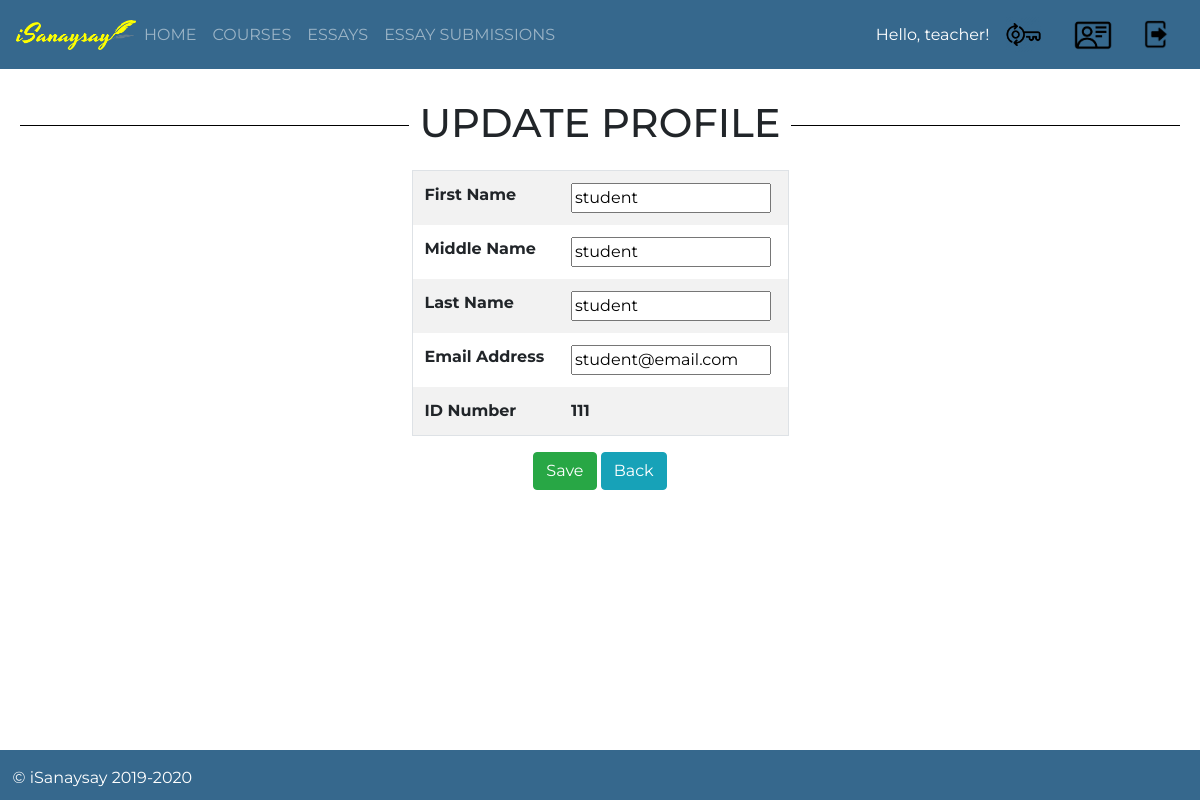
Page /isanaysay/update_profile/3 (signed in) on the earlier database version.
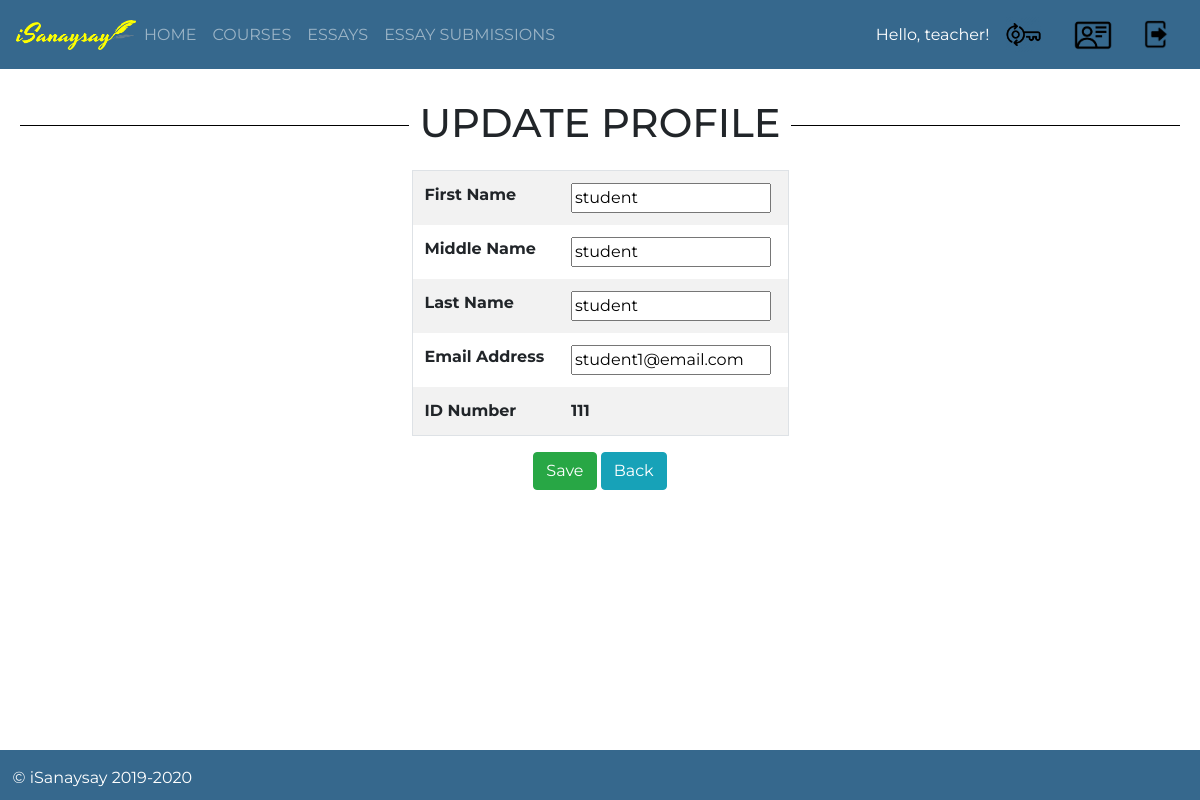
Same page on the later database version.
### users/models.py (models this page shows)
class CustomUser(AbstractUser):
    pass
    isStudent_Choices = (
        ('S', 'Student'),
        ('T', 'Teacher'),
    )
    first_name = models.CharField(verbose_name="First Name", max_length=100, default="")
    middle_name = models.CharField(verbose_name="Middle Name", max_length=100, default="")
    last_name = models.CharField(verbose_name="Last Name", max_length=100, default="")
    email_address = models.CharField(verbose_name="Email Address", max_length=100, default="some@email.com")
    id_number = models.CharField(verbose_name="ID Number", max_length=50, default="")
    isStudent = models.CharField(max_length=1,choices=isStudent_Choices, default='S', verbose_name="Student or Teacher")
    def __str__(self):
        return self.first_name + " " + self.middle_name + " " + self.last_name

### users/views.py (the view)
# urls.py: url(r'^update_profile/(?P<user_id>\d+)$', update_profile, name='update-profile'),
def update_profile(request, user_id):
    if request.user.is_authenticated:
        template = "update_profile.html"
        user = CustomUser.objects.get(id=int(user_id))
        print(user)
        if request.method == "POST":
            form = CustomUserChangeForm(request.POST, instance=user)
            print(form.is_valid())
            if form.is_valid():
                form.save()
                messages.success(request, 'The profile has been updated successfully!')
                context = {
                    'update_profile_form': CustomUserChangeForm(instance=user),
                }
        else:
            context = {
                'update_profile_form': CustomUserChangeForm(instance=user),
            }
        return render(request, template, context)
    else:
        return HttpResponseRedirect(reverse_lazy('index'))

### users/forms.py
class CustomUserChangeForm(UserChangeForm):
	class Meta:
		model = CustomUser
		fields = ('email', 'first_name', 'middle_name', 'last_name', 'id_number')
	def __init__(self, *args, **kwargs):
		super(CustomUserChangeForm, self).__init__(*args, **kwargs)
		self.fields['id_number'].widget = forms.HiddenInput()

### templates/update_profile.html (shortened to what this page needs)
{% extends 'base.html' %}
{% block content %}
	<div id="parent"><div id="child"><br/><br/><br/>
		<h1><span>UPDATE PROFILE</span></h1><br/>
		<form role="form" action="" method="POST">
			<table class="table table-bordered table-striped" style="max-width: 377px; margin-left: auto; margin-right: auto;">
				<tbody>
					<tr>
						<th style="text-align:left;">First Name</th>
						<th style="text-align:left;">{{ update_profile_form.first_name }}</th>
					</tr>
					<tr>
						<th style="text-align:left;">Middle Name</th>
						<th style="text-align:left;">{{ update_profile_form.middle_name }}</th>
					</tr>
					<tr>
						<th style="text-align:left;">Last Name</th>
						<th style="text-align:left;">{{ update_profile_form.last_name }}</th>
					</tr>
					<tr>
						<th style="text-align:left;">Email Address</th>
						<th style="text-align:left;">{{ update_profile_form.email }}</th>
					</tr>
					<tr>
						<th style="text-align:left;">ID Number</th>
						<th style="text-align:left;">{{ user.id_number }}</th>
					</tr>
				</tbody>
			</table>
			<button type="submit" class="btn btn-success">Save</button>
			<a href="{% url 'home' %}" class="btn btn-info">Back</a>
		</form>
	</div></div>
{% endblock %}

Differences in the rows shown:
changed CustomUser "student": email "student@email.com" → "student1@email.com"
